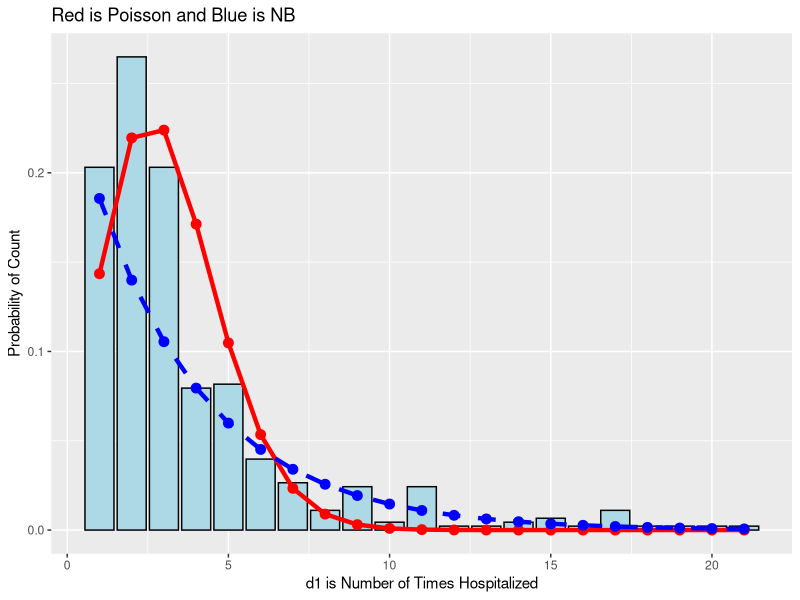

R code for this plot:
# ==================================
# Lesson 20 - Poisson 
# and Negative Binomial regression
# 
# Melinda Higgins, PhD
# dated 11/5/2017
# ==================================

# ==================================
# we're be working with the 
# helpmkh dataset
# ==================================

library(tidyverse)
library(haven)

helpdat <- haven::read_spss("helpmkh.sav")

# ============================================.
# For this lesson we'll use the helpmkh dataset
#
# Let's focus on d1 which is the number of
# times hospitalized for medical problems
# (lifetime)
# ============================================.

h1 <- helpdat %>%
  select(d1, age, female, pss_fr,
         pcs, mcs, cesd, indtot)

# ============================================.
# let's look at the correlations between 
# these variables
# ============================================;

# look at the correlation matrix
library(psych)
psych::corr.test(h1, method="pearson")

# ============================================
# Make a histogram - using proportions
# instead of frequency counts
# overlay expected counts for Poisson and NB
# ============================================

# get frequencies of each count
tdf <- as.data.frame(table(h1$d1))
tdf$Var1 <- as.numeric(tdf$Var1)

# compute proportions from frequencies
tdf$Nmod <- tdf$Freq / sum(tdf$Freq)

# add expected probability for poisson and NB
tdf$pois <- dpois(tdf$Var1, lambda = mean(h1$d1))
tdf$nbinom <- dnbinom(tdf$Var1, mu = mean(h1$d1), size = 1)

ggplot(tdf, aes(x=Var1, y=Nmod)) +
  geom_histogram(stat="identity",
                 colour="black",
                 fill="lightblue") +
  geom_line(aes(y = pois), col = "red", size=1.5) + 
  geom_point(aes(y = pois), col = "red", size=3) + 
  geom_line(aes(y = nbinom), col = "blue", size=1.5,
            linetype=2) +
  geom_point(aes(y = nbinom), col = "blue", size=3) +
  xlab("d1 is Number of Times Hospitalized") +
  ylab("Probability of Count") +
  ggtitle("Red is Poisson and Blue is NB")

# ============================================.
# Given the stronger correlation between pcs
# and d1, let's use these in a model
# ============================================;

# null model - intercept only
pm1 <- glm(d1 ~ 1, data=h1, family=poisson)
summary(pm1)
exp(coef(pm1))

pm2 <- glm(d1 ~ pcs, data=h1, family=poisson)
summary(pm2)
exp(coef(pm2))

# load MASS library to get glm.nb
# for negative binomial models
library(MASS) 
nbm1 <- glm.nb(d1 ~ 1, data=h1)
summary(nbm1)
exp(coef(nbm1))

nbm2 <- glm.nb(d1 ~ pcs, data=h1)
summary(nbm2)
exp(coef(nbm2))

# compared AIC
# models with predictors have lower AIC
# NB lower than Poisson
AIC(pm1,pm2,nbm1,nbm2)

# compared BIC - useful between models - not nested
# models with predictors have lower AIC
# NB lower than Poisson
BIC(pm1,pm2,nbm1,nbm2)

# compare pm1 and pm2 - nested models
anova(pm1,pm2,test="Chisq")

# compare nbm1 and nbm2 - nested models
anova(nbm1,nbm2,test="Chisq")

